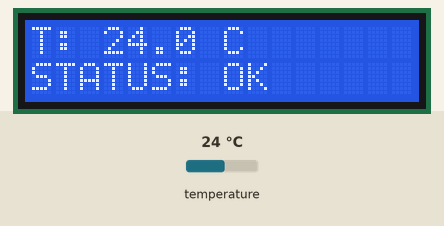
Simulated run of this program. Board: ESP8266 (Wemos D1 mini). On the bench: 16×2 character LCD. The inputs (shaded band) are chosen by the test bench; at power-on: temperature 24 °C. What the program prints to the serial monitor is not drawn.

Above: at 3.3 s.
3.4 s: temperature set to 12 °C
At 5.1 s:
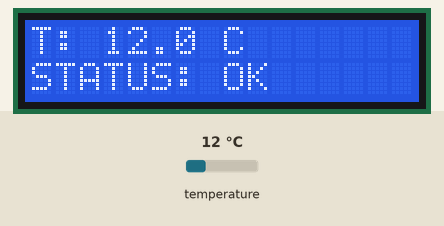
6.5 s: temperature set to 19 °C
At 7.8 s:
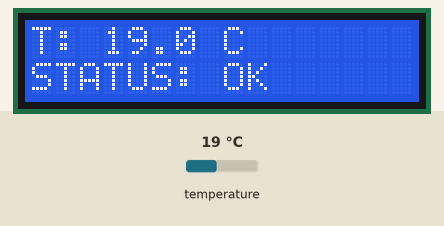
9.6 s: temperature set to 28 °C
At 12.1 s:
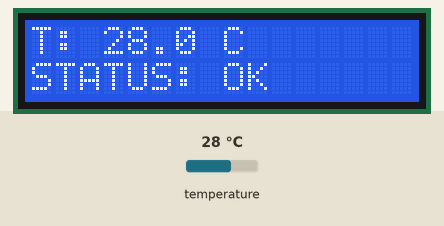
Timing chart, 0 to 13.6 s (numbered marks = the images above; inputs shaded):
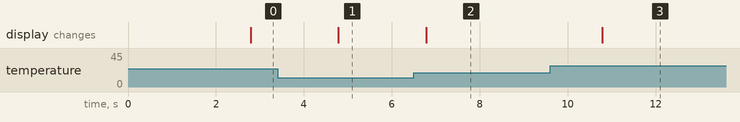

The program:

main.cpp
```cpp
#include <Arduino.h>
#include <OneWire.h>
#include <DallasTemperature.h>
#include <Wire.h>
#include <LiquidCrystal_I2C.h>

const unsigned long READ_INTERVAL = 2000;

const int ONE_WIRE_BUS = 14;
const String DEVICE_ID = "ESP_SENSOR_01";

OneWire oneWire(ONE_WIRE_BUS);
DallasTemperature sensors(&oneWire);

LiquidCrystal_I2C lcd(0x27, 16, 2);

unsigned long previousMillis = 0;
int healthCounter = 0;

void setup() {
  Serial.begin(9600);
  sensors.begin();

  lcd.init();
  lcd.backlight();

  lcd.setCursor(0, 0);
  lcd.print("System Start...");
}

void loop() {
  unsigned long currentMillis = millis();

  if (currentMillis - previousMillis >= READ_INTERVAL) {
    previousMillis = currentMillis;

    sensors.requestTemperatures();
    float tempC = sensors.getTempCByIndex(0);

    String status;
    String value;

    if (tempC == DEVICE_DISCONNECTED_C) {
      healthCounter++;
      status = "ERR";
      value = "NaN";
    } else {
      healthCounter = 0;
      status = "OK";
      value = String(tempC, 1);
    }
    Serial.print(currentMillis);
    Serial.print(", ");
    Serial.print(DEVICE_ID);
    Serial.print(", ");
    Serial.print(value);
    Serial.print(", ");
    Serial.print(status);
    if (healthCounter > 0) {
      Serial.print(", HC: ");
      Serial.print(healthCounter);
    }
    Serial.println();
    lcd.clear();

    lcd.setCursor(0, 0);
    lcd.print("T: ");
    lcd.print(value);
    lcd.print(" C");

    lcd.setCursor(0, 1);
    lcd.print("STATUS: ");
    lcd.print(status);
  }
}
```

Measured:
- after the input at 3.4 s, the display: changes after 1.4 s (image 1)
- after the input at 6.5 s, the display: changes after 0.29 s (image 2)
- after the input at 9.6 s, the display: changes after 1.2 s (image 3)
